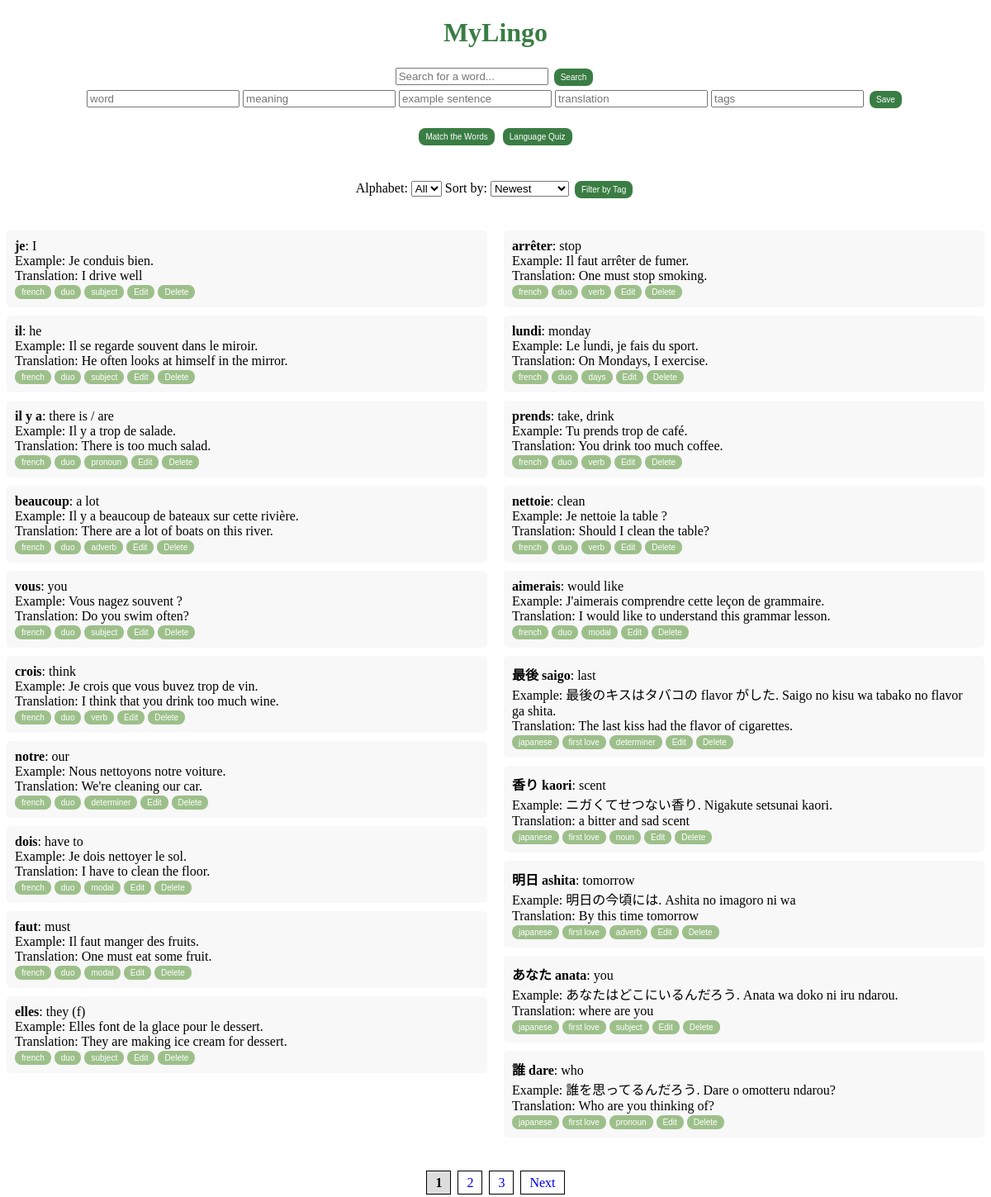
Before: /search with the older database file.
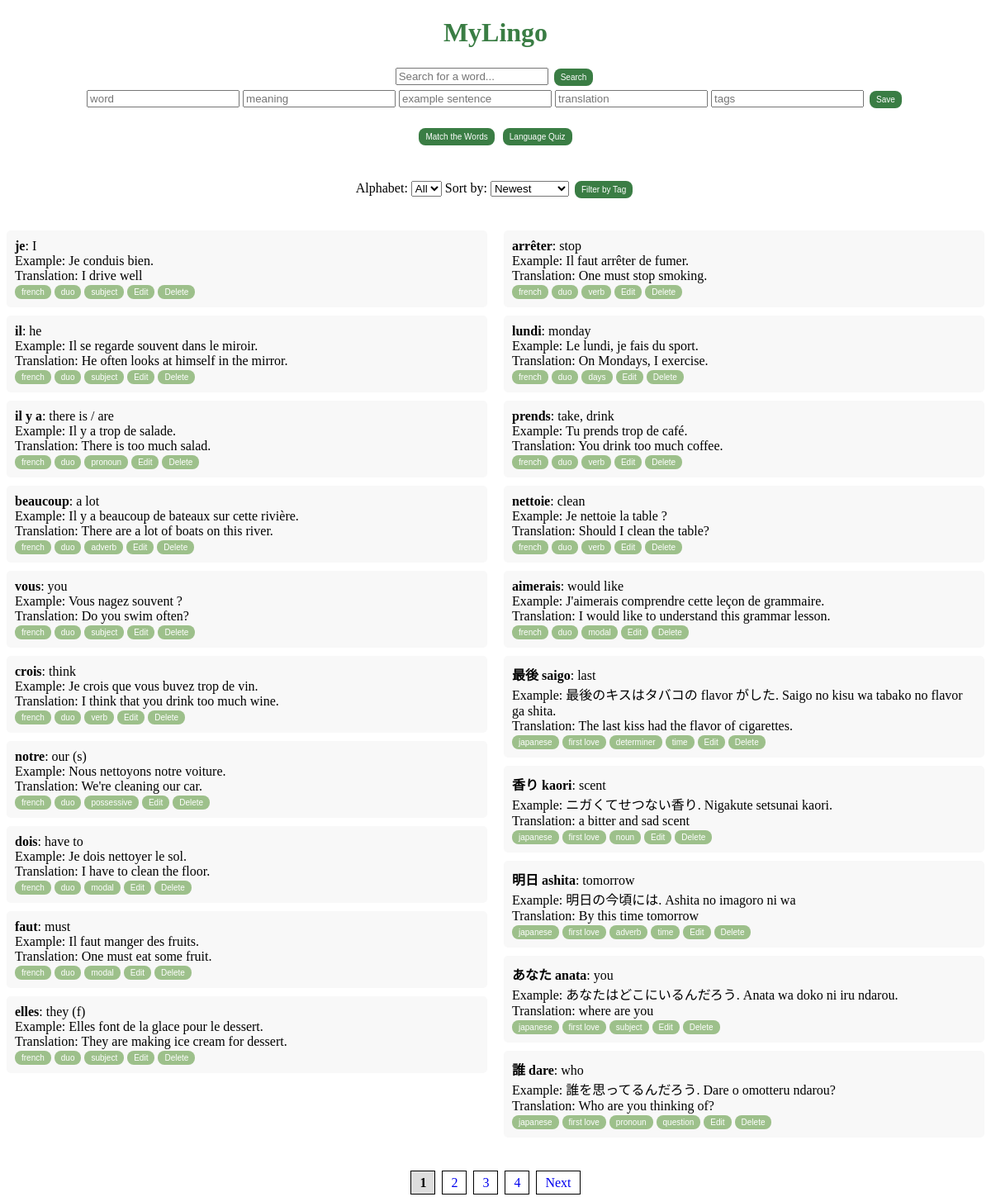
After: the same page with the newer database file.
### tables this page shows
CREATE TABLE vocabulary (
                    id INTEGER PRIMARY KEY AUTOINCREMENT,
                    word TEXT NOT NULL,
                    meaning TEXT,
                    example TEXT,
                    translation TEXT,
                    tags TEXT);

### app.py (the view)
@app.route('/search')
def search_word():
    query = request.args.get('query', '')  # Search query
    page = request.args.get('page', 1, type=int)  # Page number (default to 1)
    alphabet = request.args.get('alphabet', '')
    tag = request.args.get('tag', '')
    sort = request.args.get('sort', 'newest')
    query_normalized = remove_accents(query.lower())
    conn = sqlite3.connect('database.db')
    conn.row_factory = sqlite3.Row  # ✅ Return dictionaries instead of tuples
    c = conn.cursor()
    c.execute("SELECT * FROM vocabulary")
    words = c.fetchall()
    conn.close()
    filtered_words = [
        word for word in words
        if query_normalized in remove_accents(word["word"].lower())
        or query_normalized in remove_accents(word["meaning"].lower())
    ]
    words = filtered_words  # Fetch words based on filters
    total_pages = (len(words) // 20) + (1 if len(words) % 20 > 0 else 0)  # Calculate pages
    return render_template('index.html', words=words, page=page, total_pages=total_pages, selected_alphabet=alphabet,
                           selected_tag=tag, selected_sort=sort)

### app.py (called while the page is built)
@app.route("/check_answer", methods=["POST"])
def remove_accents(input_str: object) -> object:
    if not isinstance(input_str, str):  # Ensure it's a string
        return ""  # Return empty string instead of None
    text = ''.join(
        c for c in unicodedata.normalize('NFKD', input_str)
        if unicodedata.category(c) != 'Mn'
    )
    text = re.sub(r'[^\w\s]', '', text)  # <-- Remove punctuation
    return text

### templates/index.html (shortened to what this page needs)
<!DOCTYPE html>
<html>
<head>
    <link rel="stylesheet" href="{{ url_for('static', filename='style.css') }}">
</head>
<body>
    <h1><a href="{{ url_for('index') }}" style="text-decoration: none; color: inherit;">MyLingo</a></h1>
    <form action="/search" method="get">
        <input type="text" name="query" placeholder="Search for a word..." required>
        <button type="submit" class="main-btn">Search</button>
    </form>
    <form action="/add" method="post">
        <input type="text" name="word" placeholder="word">
        <input type="text" name="meaning" placeholder="meaning">
        <input type="text" name="example" placeholder="example sentence">
        <input type="text" name="translation" placeholder="translation">
        <input type="text" name="tags" placeholder="tags">
        <button type="submit" class="main-btn">Save</button>
    </form><br>
    <div class="center-container">
        <a href="{{ url_for('game') }}">
            <button class="main-btn">Match the Words</button></a>
        <a href="{{ url_for('quiz') }}">
            <button class="main-btn">Language Quiz</button>
        </a>
    </div>
    <form method="GET" action="/" style="margin-bottom: 20px;">
        <label for="alphabet-filter">Alphabet:</label>
        <select name="alphabet" id="alphabet-filter" onchange="this.form.submit()">
            <option value="">All</option>
        </select>
        <label for="sort-filter">Sort by:</label>
        <select name="sort" id="sort-filter" onchange="this.form.submit()">
            <option value="newest" {% if selected_sort == "newest" %}selected{% endif %}>Newest</option>
        </select>
        <button class="main-btn" id="filterButton" type="button">Filter by Tag</button>
    </form>
    <div class="word-container">
        <ul class="word-list">
            {% for word in words[:10] %}
                <li class="word-item">
                    <strong>{{ word["word"] }}</strong>: {{ word["meaning"] }}
                    <br> Example: {{ word["example"] }}
                    <br> Translation: {{ word["translation"] }}
                    <br>
                    {% if word['tags'] %}
                        {% for tag in word['tags'].split(',') %}
                            <a href="?page=1&tag={{ tag.strip() }}&alphabet={{ selected_alphabet }}&sort={{ selected_sort }}">
                                <button class="tag-btn tag tag.selected">{{ tag.strip() }}</button></a>
                        {% endfor %}
                    {% endif %}
                    <button onclick="toggleEdit('{{ word['id'] }}')" class="edit-btn">Edit</button>
                    <form action="/delete" method="post" style="display: inline;">
                        <button type="submit" onclick="return confirm('Are you sure?')" class="delete-btn">Delete</button>
                    </form>
                </li>
            {% endfor %}
        </ul>
        <ul class="word-list">
            {% for word in words[10:20] %}
                <li class="word-item">
                    <strong>{{ word["word"] }}</strong>: {{ word["meaning"] }}
                    <br> Example: {{ word["example"] }}
                    <br> Translation: {{ word["translation"] }}
                    <br>
                    {% if word['tags'] %}
                        {% for tag in word['tags'].split(',') %}
                            <a href="/filter?tag={{ tag.strip() }}">
                                <button class="tag-btn tag tag.selected">{{ tag.strip() }}</button></a>
                        {% endfor %}
                    {% endif %}
                    <button onclick="toggleEdit('{{ word['id'] }}')" class="edit-btn">Edit</button>
                    <form action="/delete" method="post" style="display: inline;">
                        <button type="submit" onclick="return confirm('Are you sure?')" class="delete-btn">Delete</button>
                    </form>
                </li>
            {% endfor %}
        </ul>
    </div>
    <div class="pagination">
        {% for p in range(1, total_pages + 1) %}
            {% if p == page %}
                <a class="active">{{ p }}</a>
            {% else %}
                <a href="?page={{ p }}&alphabet={{ selected_alphabet }}&tag={{ selected_tag }}&sort={{ selected_sort }}">{{ p }}</a>
            {% endif %}
        {% endfor %}
        {% if page < total_pages %}
            <a href="?page={{ page+1 }}&alphabet={{ selected_alphabet }}&tag={{ selected_tag }}&sort={{ selected_sort }}">Next</a>
        {% endif %}
    </div>
</body>
</html>

### static/style.css (style rules this page uses)
h1 { text-align: center; color: #3A7D44 }
button { color: white; border: none; padding: 5px 8px; cursor: pointer; font-size: 10px; border-radius: 8px; }
.main-btn { background-color: #3A7D44; margin: 3px; }
.tag,.tag-btn,.edit-btn,.delete-btn { background-color: #9DC08B; padding: 3px 8px; }
form { text-align: center; }
.center-container { justify-content: center; align-items: center; flex-direction: row; text-align: center; width: 100%; height: 8vh; }
.word-container { display: flex; justify-content: space-between; gap: 20px; }
.word-list { width: 50%; list-style-type: none; padding: 0; }
.word-item { background: #f8f8f8; padding: 10px; margin-bottom: 10px; border-radius: 5px; }
.pagination { text-align: center; margin-top: 20px; }
.pagination a { padding: 5px 10px; margin: 2px; border: 1px solid #000; text-decoration: none; }
.pagination .active { font-weight: bold; background: #ddd; }

Changed rows visible on the page:
changed vocabulary "notre": meaning "our" → "our (s)"; tags "french, duo, determiner" → "french, duo, possessive" (drawn)
Other visible differences:
new list line: "possessive"
new list line: "time"
new list line: "question"
new list line: "4"
list line gone: "determiner"
